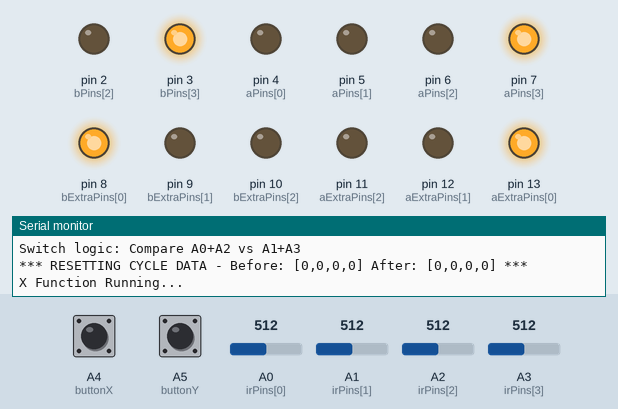
This sketch was run on a simulated Arduino Uno, built with avr-gcc and run on an emulated ATmega328P. Parts: output pins drawn as LEDs (lit = HIGH), the last lines printed to the serial monitor. Dashed ring = blinking. The inputs (shaded band) are chosen by the test bench; at power-on: A5 (buttonY) HIGH, A4 (buttonX) HIGH, A0 (irPins[0]) = 512, A1 (irPins[1]) = 512, A2 (irPins[2]) = 512, A3 (irPins[3]) = 512. Pins used as bus, display or sensor lines are not drawn.

Above: at 1.3 s.
1.4 s: A5 (buttonY) pulled LOW for 0.15 s
At 4.3 s:
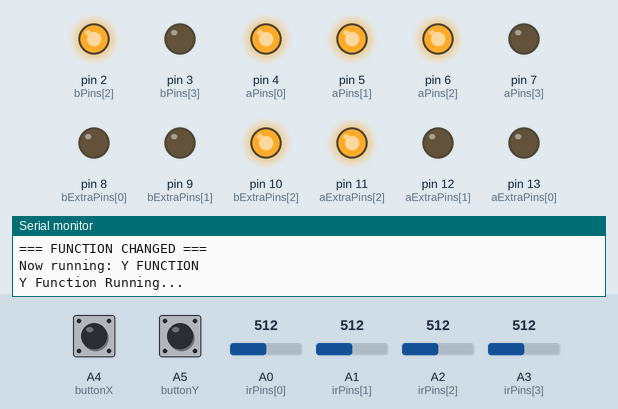
4.5 s: A4 (buttonX) pulled LOW for 0.15 s
At 7.4 s:
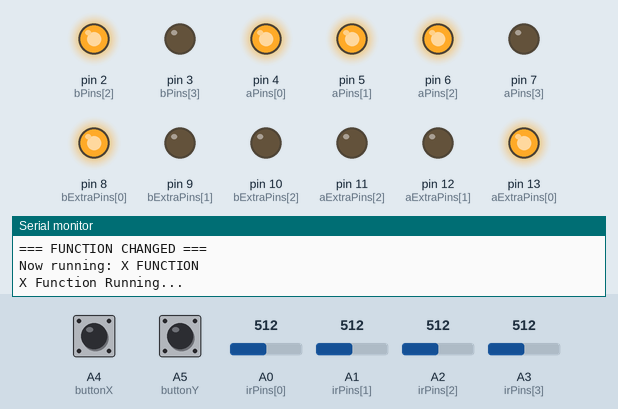
7.6 s: A5 (buttonY) pulled LOW for 1 s
At 9.6 s:
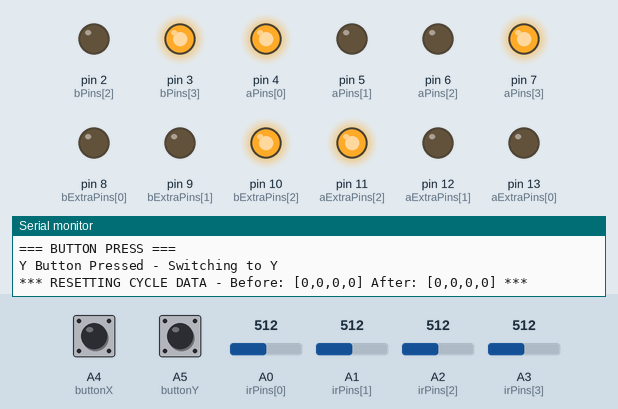
11.6 s: A4 (buttonX) pulled LOW for 1 s
At 13.6 s:
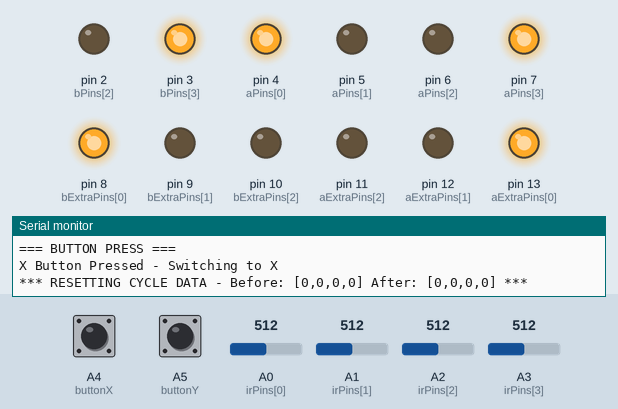
15.6 s: A5 (buttonY) pulled LOW for 0.15 s
At 17.8 s:
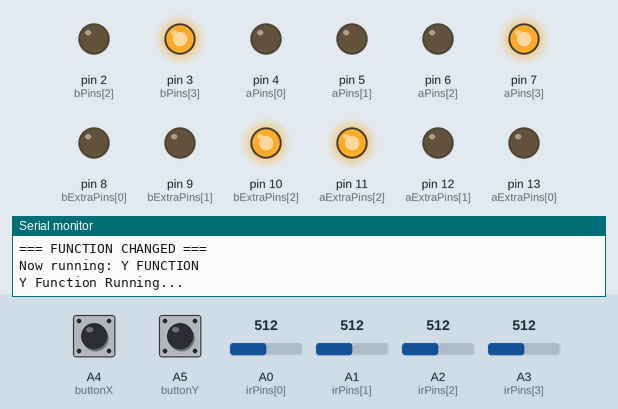
18.7 s: A4 (buttonX) pulled LOW for 0.15 s
At 24.0 s:
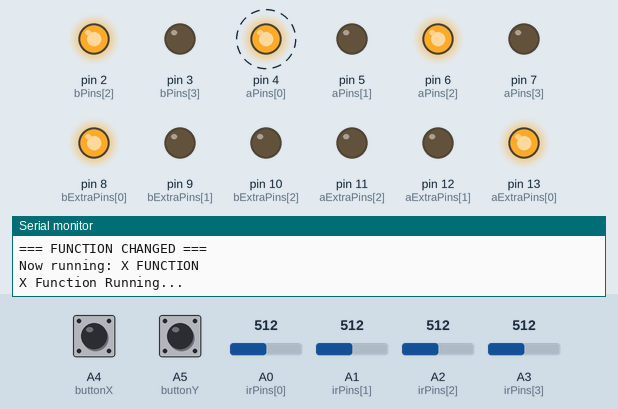
Timing chart, 0 to 25.7 s (numbered marks = the images above; inputs shaded):
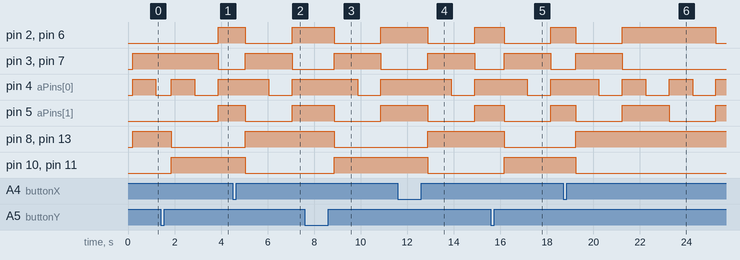

The sketch:

TrafficSystem.ino
```cpp
#define H HIGH
#define L LOW

// A side pins
int aPins[] = {4, 5, 6, 7};
int aExtraPins[] = {13, 12, 11};
int aStartX[] = {9, 5};
int aEndX[] = {0, 0};
int aStartY[] = {9, 5};
int aEndY[] = {0, 0};

// B side pins
int bPins[] = {0, 1, 2, 3};
int bExtraPins[] = {8, 9, 10};
int bStartX[] = {9, 5};
int bEndX[] = {0, 0};
int bStartY[] = {9, 5};
int bEndY[] = {0, 0};

// Button pins
int buttonX = A4;
int buttonY = A5;

// IR Sensor pins
int irPins[] = {A0, A1, A2, A3};
int vehicleCount[] = {0, 0, 0, 0};
int totalVehicleCount[] = {0, 0, 0, 0};
bool lastIRState[] = {false, false, false, false};
int irThreshold = 500;

bool xActive = true;
bool previousXActive = true;
unsigned long lastButtonCheck = 0;
const unsigned long buttonCheckInterval = 100;

void setup() {
  Serial.begin(9600);

  for (int i = 0; i < 4; i++) pinMode(aPins[i], OUTPUT);
  for (int i = 0; i < 3; i++) pinMode(aExtraPins[i], OUTPUT);
  for (int i = 0; i < 4; i++) pinMode(bPins[i], OUTPUT);
  for (int i = 0; i < 3; i++) pinMode(bExtraPins[i], OUTPUT);

  pinMode(buttonX, INPUT_PULLUP);
  pinMode(buttonY, INPUT_PULLUP);

  Serial.println("System Started - Press A4 for X, A5 for Y");
  Serial.println("IR Sensors: A0, A1, A2, A3");
  Serial.println("Auto switch: After function completion + Data analysis");
  Serial.println("Switch logic: Compare A0+A2 vs A1+A3");

  // Initial data reset
  resetCycleData();
}

void loop() {
  checkButtons();

  // Read IR sensors continuously
  readIRSensors();

  if (xActive) {
    functionX();
  } else {
    functionY();
  }
}

void checkAutoSwitch() {
  Serial.println("=== AUTO SWITCH ANALYSIS ===");

  // Calculate traffic density for both sides
  int trafficXside = vehicleCount[0] + vehicleCount[2]; // A0 + A2
  int trafficYside = vehicleCount[1] + vehicleCount[3]; // A1 + A3

  Serial.print("Traffic Analysis - X-side (A0+A2): ");
  Serial.print(trafficXside);
  Serial.print(" | Y-side (A1+A3): ");
  Serial.println(trafficYside);

  bool shouldSwitch = false;

  if (xActive) {
    // Currently in X, check if should switch to Y
    if (trafficYside > trafficXside) {
      Serial.println("Decision: More traffic on Y-side - Switching to Y");
      shouldSwitch = true;
    } else if (trafficYside == trafficXside && trafficYside > 0) {
      Serial.println("Decision: Equal traffic - Alternating to Y");
      shouldSwitch = true;
    } else if (trafficXside == 0 && trafficYside == 0) {
      Serial.println("Decision: No traffic - Alternating to Y");
      shouldSwitch = true;
    } else {
      Serial.println("Decision: More traffic on X-side - Staying in X");
    }
  } else {
    // Currently in Y, check if should switch to X
    if (trafficXside > trafficYside) {
      Serial.println("Decision: More traffic on X-side - Switching to X");
      shouldSwitch = true;
    } else if (trafficXside == trafficYside && trafficXside > 0) {
      Serial.println("Decision: Equal traffic - Alternating to X");
      shouldSwitch = true;
    } else if (trafficXside == 0 && trafficYside == 0) {
      Serial.println("Decision: No traffic - Alternating to X");
      shouldSwitch = true;
    } else {
      Serial.println("Decision: More traffic on Y-side - Staying in Y");
    }
  }

  // DEBUG: Print current vehicleCount before reset
  Serial.print("DEBUG - Before reset: [");
  for(int i = 0; i < 4; i++) {
    Serial.print(vehicleCount[i]);
    if(i < 3) Serial.print(",");
  }
  Serial.println("]");

  // ALWAYS RESET DATA - whether switching or not
  resetCycleData();

  if (shouldSwitch) {
    Serial.println("=== AUTO SWITCH EXECUTED ===");

    // Toggle the function
    xActive = !xActive;

    if (xActive) {
      Serial.println("Switched to X FUNCTION");
    } else {
      Serial.println("Switched to Y FUNCTION");
    }
  } else {
    Serial.println("=== NO SWITCH - CONTINUING CURRENT FUNCTION ===");
  }

  // DEBUG: Print current vehicleCount after reset
  Serial.print("DEBUG - After reset: [");
  for(int i = 0; i < 4; i++) {
    Serial.print(vehicleCount[i]);
    if(i < 3) Serial.print(",");
  }
  Serial.println("]");

  Serial.println("=======================");
}

void checkButtons() {
  if (millis() - lastButtonCheck >= buttonCheckInterval) {
    lastButtonCheck = millis();

    if (digitalRead(buttonX) == LOW) {
      Serial.println("=== BUTTON PRESS ===");
      Serial.println("X Button Pressed - Switching to X");
      xActive = true;
      resetCycleData(); // Reset data when manually switching
      delay(300);
    }

    if (digitalRead(buttonY) == LOW) {
      Serial.println("=== BUTTON PRESS ===");
      Serial.println("Y Button Pressed - Switching to Y");
      xActive = false;
      resetCycleData(); // Reset data when manually switching
      delay(300);
    }
  }

  // Check if function has changed and print message
  if (xActive != previousXActive) {
    Serial.println("=== FUNCTION CHANGED ===");
    if (xActive) {
      Serial.println("Now running: X FUNCTION");
    } else {
      Serial.println("Now running: Y FUNCTION");
    }
    previousXActive = xActive;
  }
}

void readIRSensors() {
  for (int i = 0; i < 4; i++) {
    int irValue = analogRead(irPins[i]);
    bool currentState = (irValue < irThreshold);

    // Detect rising edge (vehicle passing)
    if (currentState && !lastIRState[i]) {
      vehicleCount[i]++;
      totalVehicleCount[i]++;
      Serial.print("Vehicle detected on IR");
      Serial.print(i);
      Serial.print(" (A");
      Serial.print(i);
      Serial.print(") - Cycle: ");
      Serial.print(vehicleCount[i]);
      Serial.print(" | Total: ");
      Serial.println(totalVehicleCount[i]);
    }

    lastIRState[i] = currentState;
  }
}

void printCycleSummary() {
  Serial.println("=== CYCLE COMPLETED ===");
  Serial.print("Cycle Counts - A0:");
  Serial.print(vehicleCount[0]);
  Serial.print(" A1:");
  Serial.print(vehicleCount[1]);
  Serial.print(" A2:");
  Serial.print(vehicleCount[2]);
  Serial.print(" A3:");
  Serial.println(vehicleCount[3]);

  Serial.print("Traffic Summary - X-side (A0+A2): ");
  Serial.print(vehicleCount[0] + vehicleCount[2]);
  Serial.print(" | Y-side (A1+A3): ");
  Serial.println(vehicleCount[1] + vehicleCount[3]);

  Serial.print("Total Counts - A0:");
  Serial.print(totalVehicleCount[0]);
  Serial.print(" A1:");
  Serial.print(totalVehicleCount[1]);
  Serial.print(" A2:");
  Serial.print(totalVehicleCount[2]);
  Serial.print(" A3:");
  Serial.println(totalVehicleCount[3]);
  Serial.println("=======================");
}

void resetCycleData() {
  Serial.print("*** RESETTING CYCLE DATA - Before: [");
  for(int i = 0; i < 4; i++) {
    Serial.print(vehicleCount[i]);
    if(i < 3) Serial.print(",");
  }
  Serial.print("]");

  for (int i = 0; i < 4; i++) {
    vehicleCount[i] = 0;
  }

  Serial.print(" After: [");
  for(int i = 0; i < 4; i++) {
    Serial.print(vehicleCount[i]);
    if(i < 3) Serial.print(",");
  }
  Serial.println("] ***");
}

void functionX() {
  Serial.println("X Function Running...");

  for (int seq = 0; seq < 2 && xActive; seq++) {
    int aExtra = aExtraPins[seq];
    int bExtra = bExtraPins[seq];

    int aStep = (aStartX[seq] >= aEndX[seq]) ? -1 : 1;
    int bStep = (bStartX[seq] >= bEndX[seq]) ? -1 : 1;

    int aSteps = abs(aStartX[seq] - aEndX[seq]);
    int bSteps = abs(bStartX[seq] - bEndX[seq]);
    int maxSteps = max(aSteps, bSteps);

    for (int step = 0; step <= maxSteps && xActive; step++) {
      checkButtons();
      if (!xActive) {
        Serial.println("*** X Function Interrupted ***");
        return;
      }

      int aNum = aStartX[seq] + step * aStep;
      if (aStep > 0) aNum = min(aNum, aEndX[seq]);
      else aNum = max(aNum, aEndX[seq]);

      int bNum = bStartX[seq] + step * bStep;
      if (bStep > 0) bNum = min(bNum, bEndX[seq]);
      else bNum = max(bNum, bEndX[seq]);

      // Update pins
      for (int i = 0; i < 4; i++) digitalWrite(aPins[i], (aNum & (1 << i)) ? H : L);
      for (int i = 0; i < 3; i++) digitalWrite(aExtraPins[i], L);
      digitalWrite(aExtra, H);

      for (int i = 0; i < 4; i++) digitalWrite(bPins[i], (bNum & (1 << i)) ? H : L);
      for (int i = 0; i < 3; i++) digitalWrite(bExtraPins[i], L);
      digitalWrite(bExtra, H);

      // Non-blocking delay
      unsigned long startTime = millis();
      while (millis() - startTime < 1000 && xActive) {
        checkButtons();
        readIRSensors();
        delay(100);
      }
    }
  }

  // X cycle completed - NOW DO AUTO SWITCH ANALYSIS
  if (xActive) {
    printCycleSummary();
    checkAutoSwitch(); // Data analysis and decision making
  }
}

void functionY() {
  Serial.println("Y Function Running...");

  for (int seq = 0; seq < 2 && !xActive; seq++) {
    int aExtra = aExtraPins[2-seq];
    int bExtra = bExtraPins[2-seq];

    int aStep = (aStartY[seq] >= aEndY[seq]) ? -1 : 1;
    int bStep = (bStartY[seq] >= bEndY[seq]) ? -1 : 1;

    int aSteps = abs(aStartY[seq] - aEndY[seq]);
    int bSteps = abs(bStartY[seq] - bEndY[seq]);
    int maxSteps = max(aSteps, bSteps);

    for (int step = 0; step <= maxSteps && !xActive; step++) {
      checkButtons();
      if (xActive) {
        Serial.println("*** Y Function Interrupted ***");
        return;
      }

      int aNum = aStartY[seq] + step * aStep;
      if (aStep > 0) aNum = min(aNum, aEndY[seq]);
      else aNum = max(aNum, aEndY[seq]);

      int bNum = bStartY[seq] + step * bStep;
      if (bStep > 0) bNum = min(bNum, bEndY[seq]);
      else bNum = max(bNum, bEndY[seq]);

      // Update pins
      for (int i = 0; i < 4; i++) digitalWrite(aPins[i], (aNum & (1 << i)) ? H : L);
      for (int i = 0; i < 3; i++) digitalWrite(aExtraPins[i], L);
      digitalWrite(aExtra, H);

      for (int i = 0; i < 4; i++) digitalWrite(bPins[i], (bNum & (1 << i)) ? H : L);
      for (int i = 0; i < 3; i++) digitalWrite(bExtraPins[i], L);
      digitalWrite(bExtra, H);

      // Non-blocking delay
      unsigned long startTime = millis();
      while (millis() - startTime < 1000 && !xActive) {
        checkButtons();
        readIRSensors();
        delay(100);
      }
    }
  }

  // Y cycle completed - NOW DO AUTO SWITCH ANALYSIS
  if (!xActive) {
    printCycleSummary();
    checkAutoSwitch(); // Data analysis and decision making
  }
}
```

Measured:
- after the input at 1.4 s, pin 2 (bPins[2]), pin 6 (aPins[2]): LOW → HIGH after 2.5 s instead of 0.81 s; pin 3 (bPins[3]), pin 7 (aPins[3]): HIGH → LOW after 2.5 s instead of 0.81 s; pin 8 (bExtraPins[0]), pin 13 (aExtraPins[0]): HIGH → LOW after 0.47 s; pin 10 (bExtraPins[2]), pin 11 (aExtraPins[2]): LOW → HIGH after 0.47 s
- after the input at 4.5 s, pin 2 (bPins[2]): HIGH → LOW after 0.54 s, → HIGH 2.0 s later; pin 3 (bPins[3]): LOW → HIGH after 0.54 s, → LOW 2.0 s later
- after the input at 7.6 s, pin 2 (bPins[2]), pin 6 (aPins[2]): HIGH → LOW after 1.3 s instead of 3.5 s; pin 3 (bPins[3]), pin 7 (aPins[3]): LOW → HIGH after 1.3 s, → LOW 2.0 s later; pin 8 (bExtraPins[0]), pin 13 (aExtraPins[0]): HIGH → LOW after 1.3 s; pin 10 (bExtraPins[2]), pin 11 (aExtraPins[2]): LOW → HIGH after 1.3 s
- after the input at 11.6 s, pin 2 (bPins[2]), pin 6 (aPins[2]): HIGH → LOW after 1.3 s instead of 3.3 s; pin 3 (bPins[3]), pin 7 (aPins[3]): LOW → HIGH after 1.3 s, → LOW 2.0 s later; pin 8 (bExtraPins[0]), pin 13 (aExtraPins[0]): LOW → HIGH after 1.3 s; pin 10 (bExtraPins[2]), pin 11 (aExtraPins[2]): HIGH → LOW after 1.3 s
- after the input at 15.6 s, pin 2 (bPins[2]): HIGH → LOW after 0.56 s, → HIGH 2.0 s later; pin 3 (bPins[3]): LOW → HIGH after 0.56 s, → LOW 2.0 s later
- after the input at 18.7 s, pin 2 (bPins[2]), pin 6 (aPins[2]): HIGH → LOW after 0.54 s instead of 3.5 s; pin 3 (bPins[3]), pin 7 (aPins[3]): LOW → HIGH after 0.54 s, → LOW 2.0 s later; pin 8 (bExtraPins[0]), pin 13 (aExtraPins[0]): LOW → HIGH after 0.54 s; pin 10 (bExtraPins[2]), pin 11 (aExtraPins[2]): HIGH → LOW after 0.54 s
- by itself, pin 4 (aPins[0]): alternates HIGH for 1.0 s and LOW for 1.0 s
